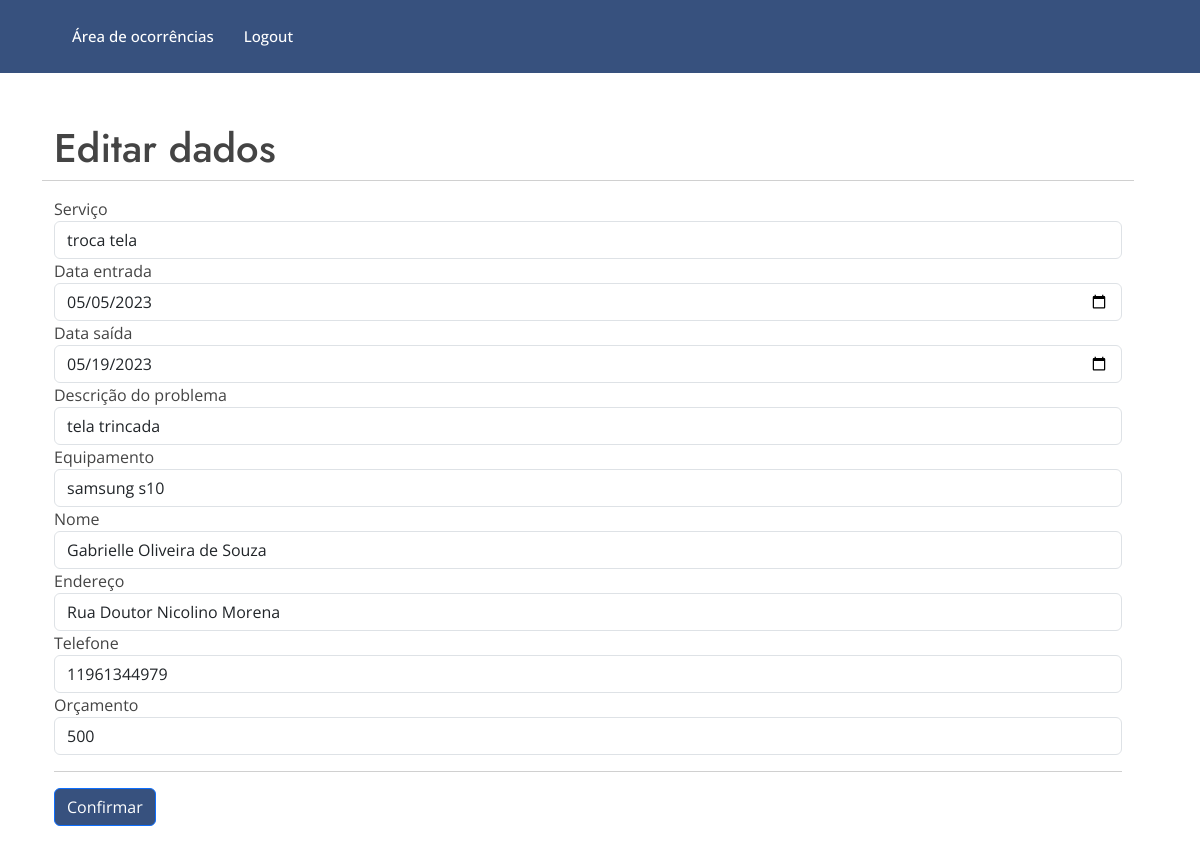
The app's page /edit_user/4 with its own data.
### src/models.py (models this page shows)
class Client(db.Model):
    id = db.Column(db.Integer, primary_key=True, autoincrement=True)
    servico = db.Column(db.String(100))
    dentrada = db.Column(db.String(50))
    dsaida = db.Column(db.String(50))
    descricao = db.Column(db.String(200))
    equipamento = db.Column(db.String(100))
    nome = db.Column(db.String(150))
    endereco = db.Column(db.String(200))
    fone = db.Column(db.String(200) )
    orcamento = db.Column(db.String(60))

### src/main.py (the view, shortened to what this page needs)
@main.route('/edit_user/<string:id>', methods=["POST","GET"]) # reconhecerá o usuário quando passar o id
def edit_user(id):
    data = Client.query.filter_by(id=id).first()
    return render_template("edit_user.html", datas=data)

### src/template/edit_user.html (shortened to what this page needs)
{% extends 'layout.html' %}
{% block body %}
<main id="main">
  <section id="about" class="about" style="width: 100%">
    <div class="container py-5 h-100" data-aos="fade-up">
      <div class="row">
        <div class="row d-flex align-items-center justify-content-center h-100">
          <h1>Editar dados</h1>
          <hr />
          <form
            method="post"
            action="{{url_for('main.edit_user',id=datas.id)}}"
          >
            <div class="form group">
              <label>Serviço</label>
              <input
                type="text"
                name="servico"
                maxlength="10"
                required
                class="form-control"
                value="{{datas.servico}}"
              />
            </div>
            <div class="form group">
              <label>Data entrada</label>
              <input
                type="date"
                id="dentrada"
                name="dentrada"
                maxlength="10"
                required
                class="form-control"
                value="{{datas.dentrada}}"
              />
            </div>
            <div class="form group">
              <label>Data saída</label>
              <input
                type="date"
                id="dsaida"
                name="dsaida"
                maxlength="20"
                required
                class="form-control"
                value="{{datas.dsaida}}"
              />
            </div>
            <div class="form group">
              <label>Descrição do problema</label>
              <input
                type="text"
                name="descricao"
                maxlength="60"
                required
                class="form-control"
                value="{{datas.descricao}}"
              />
            </div>
            <div class="form group">
              <label>Equipamento</label>
              <input
                type="text"
                name="equipamento"
                maxlength="30"
                required
                class="form-control"
                value="{{datas.equipamento}}"
              />
            </div>
            <div class="form group">
              <label>Nome</label>
              <input
                type="text"
                name="nome"
                maxlength="50"
                required
                class="form-control"
                value="{{datas.nome}}"
              />
            </div>
            <div class="form group">
              <label>Endereço</label>
              <input
                type="text"
                name="endereco"
                maxlength="50"
                required
                class="form-control"
                value="{{datas.endereco}}"
              />
            </div>
            <div class="form group">
              <label>Telefone</label>
              <input
                type="number"
                name="fone"
                maxlength="15"
                required
                class="form-control"
                value="{{datas.fone}}"
              />
            </div>
            <div class="form group">
              <label>Orçamento</label>
              <input
                type="number"
                name="orcamento"
                maxlength="200"
                required
                class="form-control"
                value="{{datas.orcamento}}"
              />
            </div>
            <hr>
            <input type="submit" value="Confirmar" class="btn btn-primary" style="background-color: #37517E;"/>
          </form>
        </div>
      </div>
    </div>
  </section>
  {% endblock %}

### src/static/style/style.css (style rules this page uses)
body { font-family: "Open Sans", sans-serif; color: #444444; }
h1, h2, h3, h4, h5, h6 { font-family: "Jost", sans-serif; }
section { padding: 60px 0; overflow: hidden; }

### records on screen
Client: servico "troca tela", dentrada "05/05/2023", dsaida "05/19/2023", descricao "tela trincada", equipamento "samsung s10", nome "Gabrielle Oliveira de Souza", endereco "Rua Doutor Nicolino Morena", fone "11961344979", orcamento "500"
